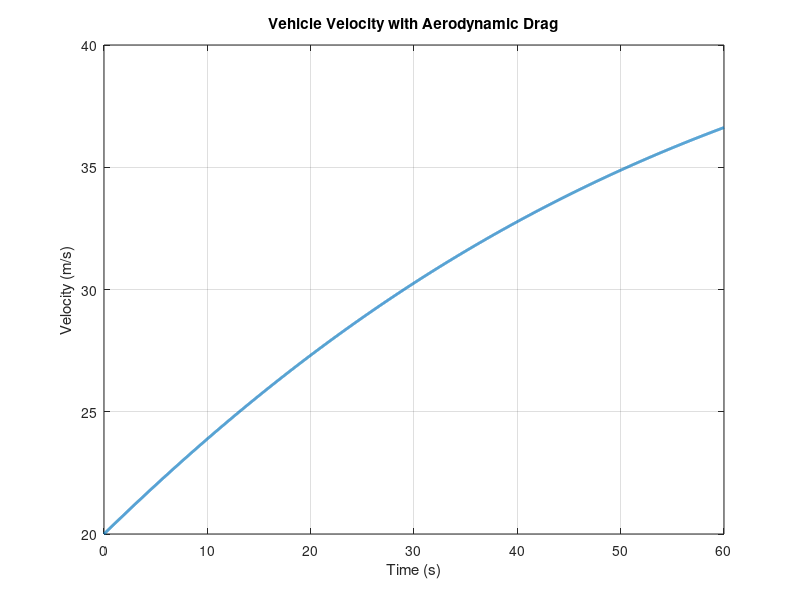

Write the MATLAB code that produced this figure.
clc
clear all
close all

dt = 0.01; T = 60;

% Vehicle parameters
m = 1500; rho = 1.225;
Cd = 0.30; A_front = 2.2;
Cr = 0.015; g = 9.81;

% Driving conditions
Ft = 1000; v0 = 20;

N = round(T / dt);
t = (0:N) * dt;

v = zeros(1, N + 1);
v(1) = v0;

% Rolling resistance
Fr = Cr * m * g;

% Forward Euler simulation
for k = 1:N
    Fd = 0.5 * rho * Cd * A_front * v(k)^2;
    a = (Ft - Fd - Fr) / m;
    v(k+1) = v(k) + a*dt;
end

plot(t, v, 'LineWidth', 2)
grid on
xlabel('Time (s)')
ylabel('Velocity (m/s)')
title('Vehicle Velocity with Aerodynamic Drag')

% Confirm equilibrium velocty, final velocity
v_eq = sqrt(2 * (Ft - Fr) / (rho * Cd * A_front));

fprintf('Final velocity: %.2f m/s\n', v(end));
fprintf('Equilibrium velocity: %.2f m/s\n', v_eq);
